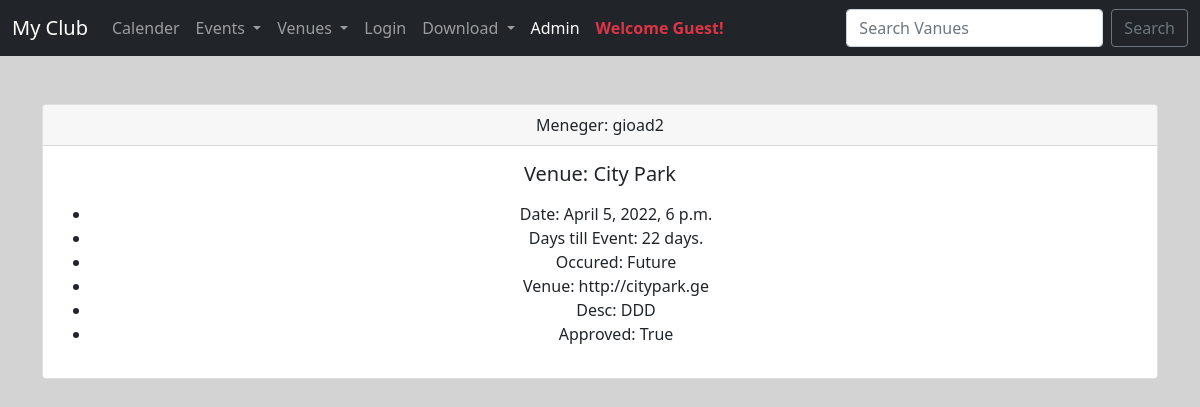
The page /show_event/11/ on the database as committed earlier.
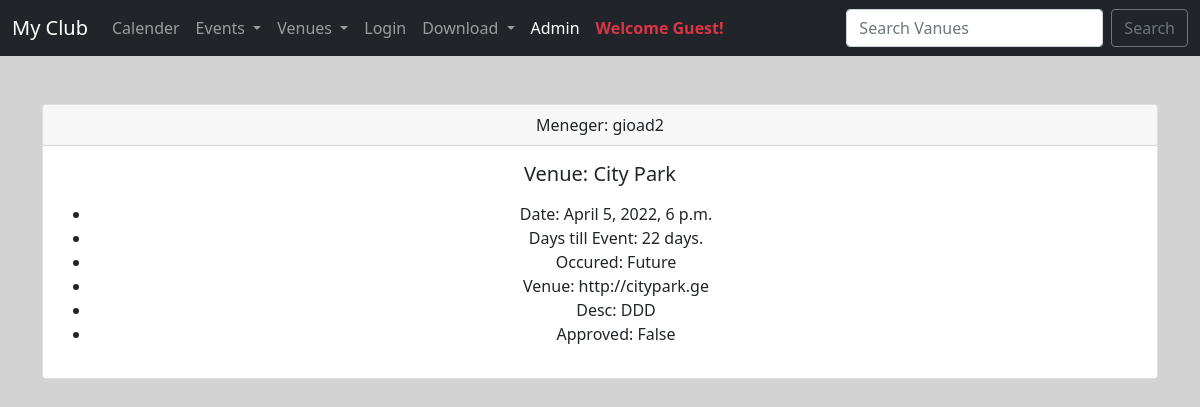
The same page on the database as committed later.
### events/models.py (models this page shows, shortened)
class Event(models.Model):
    name =      models.CharField('Event Name', max_length=120)
    event_date = models.DateTimeField()
    venue  =    models.ForeignKey(Venue, blank=True, null=True, on_delete=models.CASCADE)
    manager =   models.ForeignKey(User, blank=True, null=True, on_delete=models.SET_NULL)
    description = models.TextField(blank=True, null=True)
    attendees = models.ManyToManyField(MyClubUser, blank=True)
    approved = models.BooleanField('Aprrovedd', default=False)
    @property
    def Days_till(self):
        today = date.today()
        days_till = self.event_date.date() - today
        days_till_stripped = str(days_till).split(',', 1)[0]
        return days_till_stripped
    @property
    def Is_past(self):
        today = date.today()
        if self.event_date.date() < today:
            thing = "Past"
        else:
            thing = "Future"
        return thing

class Venue(models.Model):
    name =      models.CharField('Venue Name', max_length=120)
    address =   models.CharField(max_length=220)
    zip_code =  models.CharField('Zip Code', max_length=15)
    phone =     models.CharField('Contact Phone', max_length=120, blank=True)
    web =       models.URLField('Website Address', blank=True)
    email_address = models.EmailField('Email Address', blank=True)
    owner = models.IntegerField("Venue Owner", blank=False, default=1)
    venue_image = models.ImageField(null=True, blank=True, upload_to='images/')
    def __str__(self) -> str:
        return self.name

### events/views.py (the view)
# urls.py: path('show_event/<int:pk>/', views.show_event, name='show_event'),
def show_event(request, pk):
    event = Event.objects.get(pk=pk)
    return render(request, 'events/show_event.html', {'item':event})

### events/templates/events/show_event.html (shortened to what this page needs)
{% extends 'events/base.html' %}
{% block content %}
<center>
    <br>
    <div class="card">
        <div class="card-header">
            Meneger: {{ item.manager }}
    </div>
    <div class="card-body">
        <h5 class="card-title">Venue: {{ item.venue }}</h5>
        <p class="card-text">
        <ul>
            <li>Date: {{ item.event_date }}</li>
            <li>Days till Event: {{ item.Days_till }}.</li>
            <li>Occured: {{ item.Is_past }}</li>
            <li>Venue: {{ item.venue.web }}</li>
            <li>Desc: {{ item.description }}</li>
            <li>Approved: {{ item.approved }}</li>
        </ul>
        </p>
    </div>
</div>
</center>
{% endblock %}

Rows that differ between the two databases and show on the page:
changed Event "Future": approved "True" → "False"
